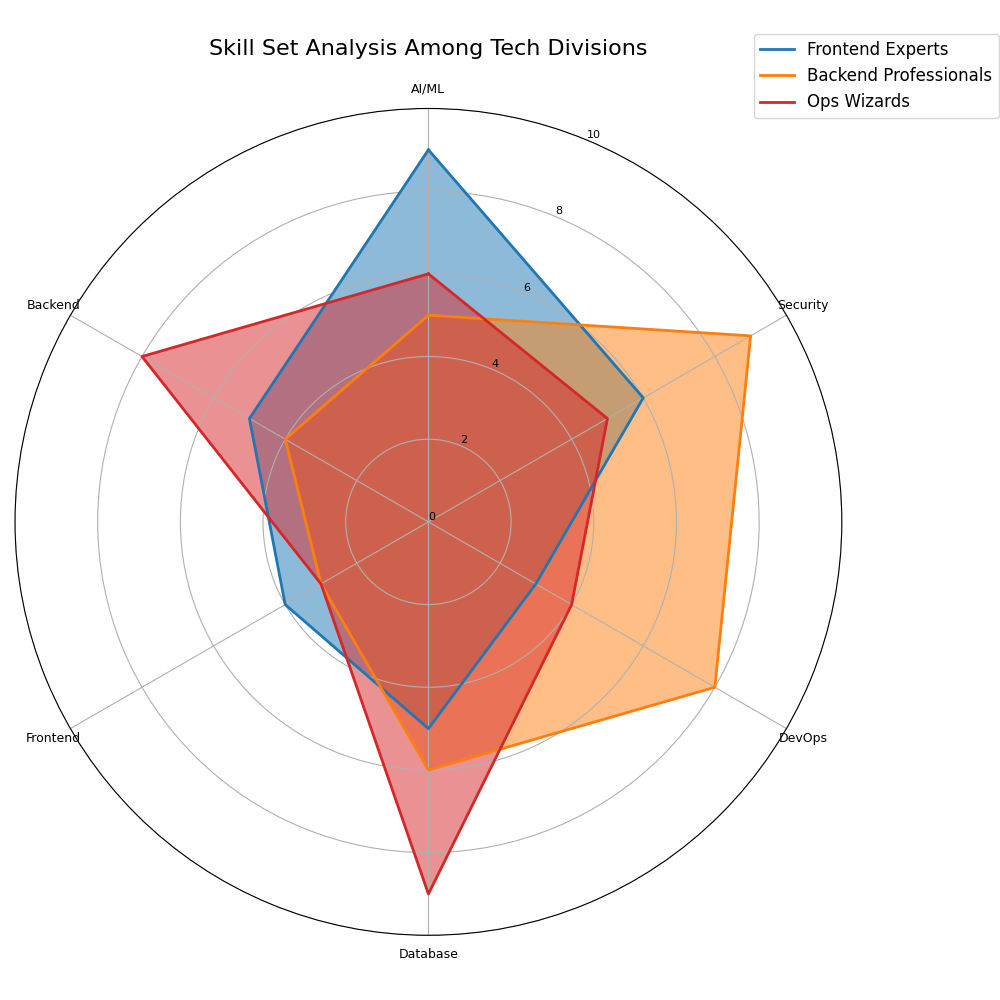

Source code (Python):
import matplotlib.pyplot as plt
import numpy as np
from math import pi

categories = ['AI/ML', 'Security', 'DevOps', 'Database', 'Frontend', 'Backend']
num_vars = len(categories)

frontend_gurus = [9, 6, 3, 5, 4, 5]
backend_masters = [5, 9, 8, 6, 3, 4]
devops_ninjas = [6, 5, 4, 9, 3, 8]

proficiency_data = [frontend_gurus, backend_masters, devops_ninjas]

teams = ["Frontend Experts", "Backend Professionals", "Ops Wizards"]

angles = np.linspace(0, 2 * pi, num_vars, endpoint=False).tolist()
angles += angles[:1]

fig, ax = plt.subplots(figsize=(10, 10), subplot_kw=dict(polar=True))

colors = ['#1f77b4', '#ff7f0e', '#d62728']

for i, (team_data, team_name, color) in enumerate(zip(proficiency_data, teams, colors)):
    team_data += team_data[:1]
    ax.plot(angles, team_data, linewidth=2, linestyle='solid', label=team_name, color=color)
    ax.fill(angles, team_data, alpha=0.5, color=color)

ax.set_theta_offset(pi / 2)
ax.set_theta_direction(-1)

ax.set_xticks(angles[:-1])
ax.set_xticklabels(categories, fontsize=9)

ax.set_ylim(0, 10)
ax.set_yticks(range(0, 11, 2))
ax.set_yticklabels([str(x) for x in range(0, 11, 2)], fontsize=8)

plt.title("Skill Set Analysis Among Tech Divisions", fontsize=16, pad=20)
plt.legend(loc='upper right', bbox_to_anchor=(1.2, 1.1), fontsize=12)

plt.tight_layout()
plt.show()
